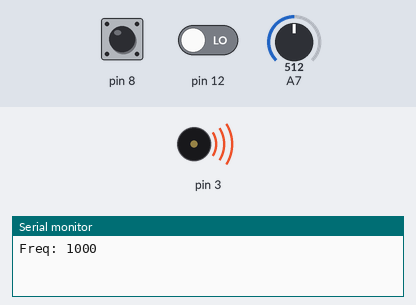
Recording of a sketch running on a simulated Arduino Nano, built with avr-gcc and run on an emulated ATmega328P. Parts: buzzer (waves = sounding), the last lines printed to the serial monitor. Inputs (shaded band) come from the test bench; at power-on: pin 12 LOW, pin 8 HIGH, A7 = 512.

Above: at 1.2 s.
1.3 s: pin 12 driven HIGH
At 2.0 s:
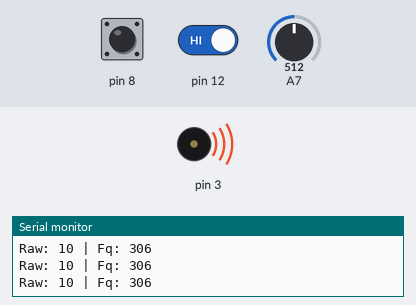
3.2 s: pin 8 pulled LOW for 0.15 s
At 3.7 s:
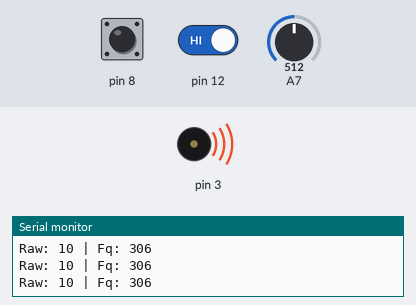
6.3 s: pin 8 pulled LOW for 1 s
At 7.2 s:
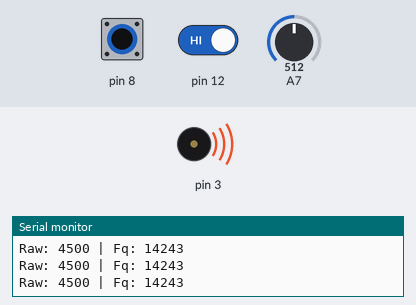
10.3 s: pin 8 pulsed LOW 5 times (0.12 s each, 0.3 s apart)
At 11.2 s:
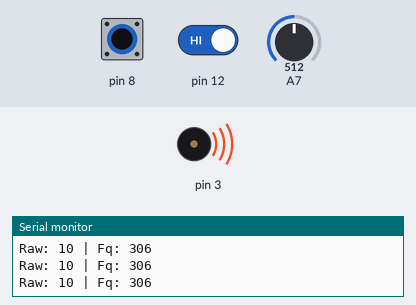
14.8 s: pin 8 driven LOW
At 15.7 s:
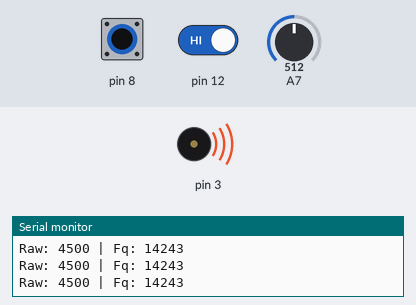
17.8 s: pin 8 driven HIGH
At 18.3 s:
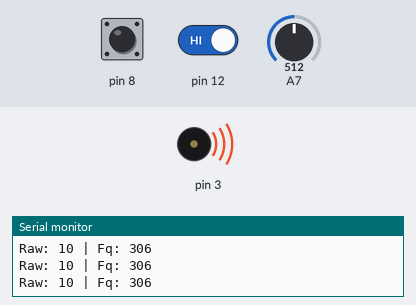
Timing chart, 0 to 20.8 s (numbered marks = the images above; inputs shaded):
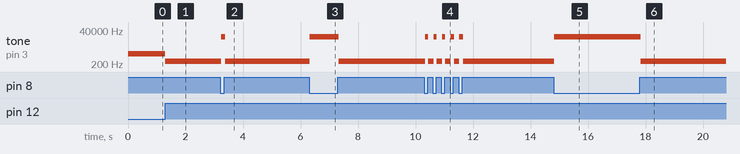

Measured:
- after the input at 1.3 s, tone on pin 3: 1000 Hz → 306 Hz at once
- after the input at 3.2 s, tone on pin 3: 306 Hz → 14243 Hz at once, → 306 Hz 0.14 s later
- after the input at 6.3 s, tone on pin 3: 306 Hz → 14243 Hz at once, → 306 Hz 1.0 s later
- after the input at 10.3 s, tone on pin 3: alternates 14243 Hz for 0.12 s and 306 Hz for 0.18 s, 10 changes in all, then stays 306 Hz, starting at once
- after the input at 14.8 s, tone on pin 3: 306 Hz → 14243 Hz at once
- after the input at 17.8 s, tone on pin 3: 14243 Hz → 306 Hz at once

The sketch:

Audio2.ino
```cpp
#include <CapacitiveSensor.h>
CapacitiveSensor   cs_4_8 = CapacitiveSensor(4,8);

void setup()
{
   Serial.begin(9600);
   randomSeed(analogRead(A0));

}
int lastFreq = 0;
void loop()
{
  digitalWrite(11, HIGH);
  if(digitalRead(12) == HIGH){


    long raw =  cs_4_8.capacitiveSensor(30);

    Serial.print("Raw: ");
    Serial.print(raw);
    long freq = map(raw, 8, 1200, 300, 4000);
    Serial.print(" | Fq: ");
    Serial.println(freq);

    if(raw < 8){
      noTone(3);
      return;
    }

    tone(3, freq);
  }
  else{
    int freq = analogRead(A7);
    freq -= 512;
    freq = abs(freq);
    freq = map(freq,0,512,1000,4000);
    if(lastFreq == freq) return;
    if(freq == 6000) return;


    Serial.print("Freq: ");
    Serial.println(freq);
    tone(3, freq);
    delay(10);

    lastFreq = freq;
  }
}
```
